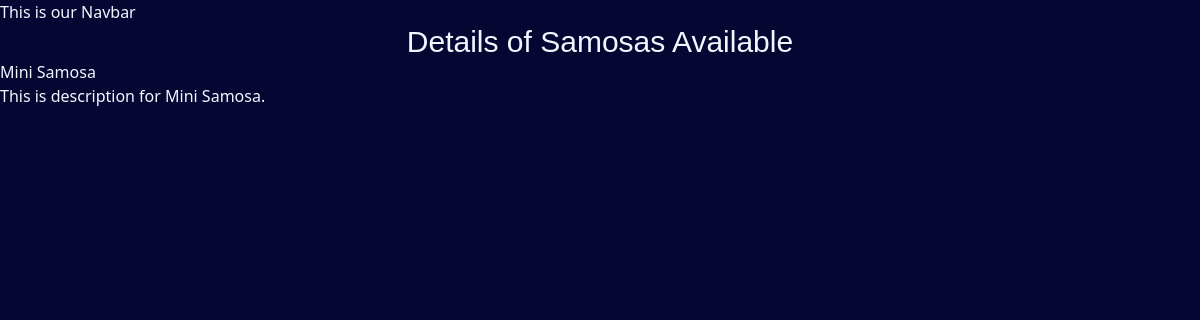
The app's page /bisu/1/ with its own data.
### bisu/models.py (models this page shows, shortened)
class SamosaVariety(models.Model):
    SAMOSA_TYPE_CHOICE = [
        ('PN','Paneer'),
        ('AL','Aloo'),
        ('PJ','Punjabi'),
        ('PS','Pasta'),
        ('CM','Chowmein'),
    ]
    name = models.CharField(max_length=100)
    image = models.ImageField(upload_to='bisu/')
    date_added = models.DateTimeField(default=timezone.now)
    type = models.CharField(max_length=2,choices=SAMOSA_TYPE_CHOICE)
    description = models.TextField(default='')

### bisu/views.py (the view)
# urls.py: path('<int:samosa_id>/',views.samosa_detail,name='samosa_detail'),
def samosa_detail(req,samosa_id):
    samosa = get_object_or_404(SamosaVariety,pk= samosa_id)
    return render(req,'bisu/samosa_detail.html',{'samosa':samosa})

### bisu/templates/bisu/samosa_detail.html (shortened to what this page needs)
{% extends "layout.html" %}
{% block content %}
<h1 class="text-3xl no-underline">Details of Samosas Available</h1>
<h2>{{samosa.name}}</h2>
<p>{{samosa.description}}</p>
{% endblock %}

### static/style.css (style rules this page uses)
body { background-color: rgb(6, 6, 51); color: aliceblue; }
h1 { font-family: sans-serif; text-align: center; text-decoration: underline red; }

### records on screen
SamosaVariety: name "Mini Samosa", description "This is description for Mini Samosa."
